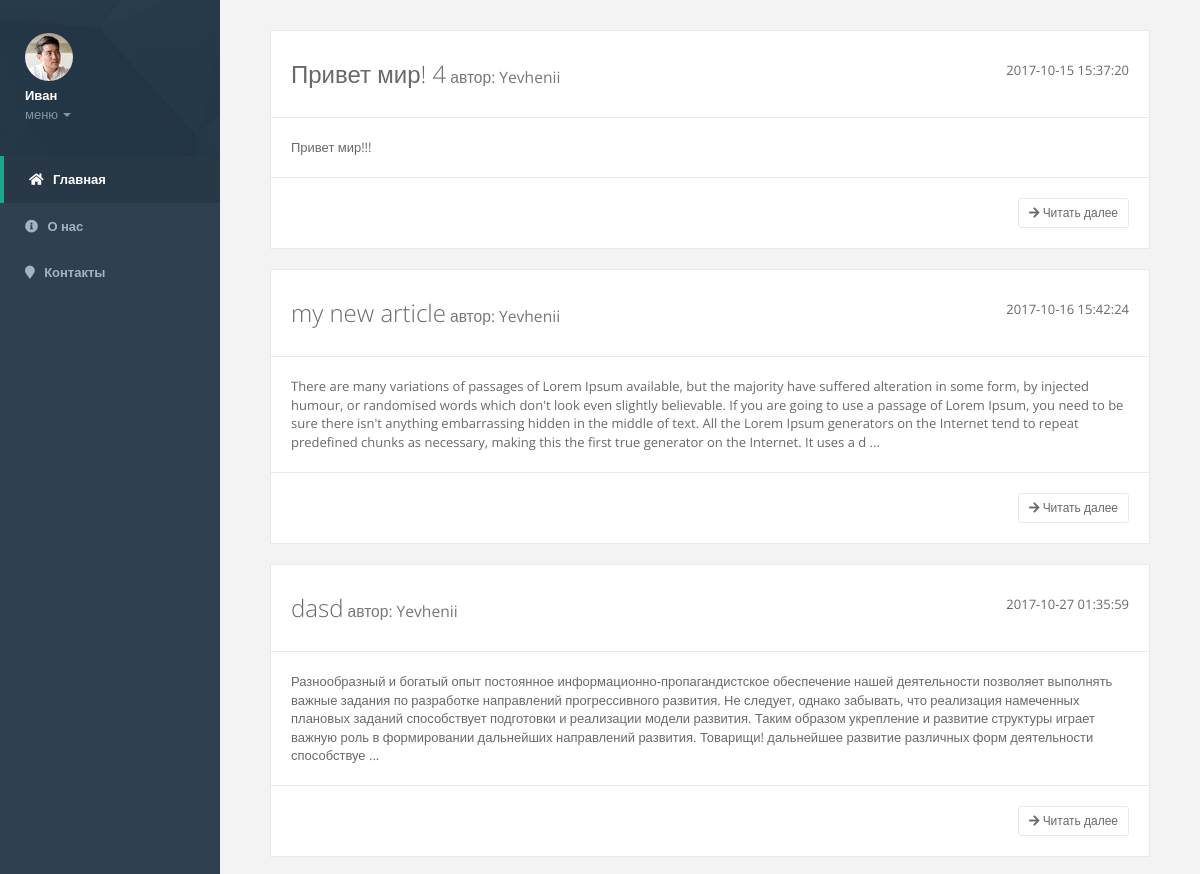
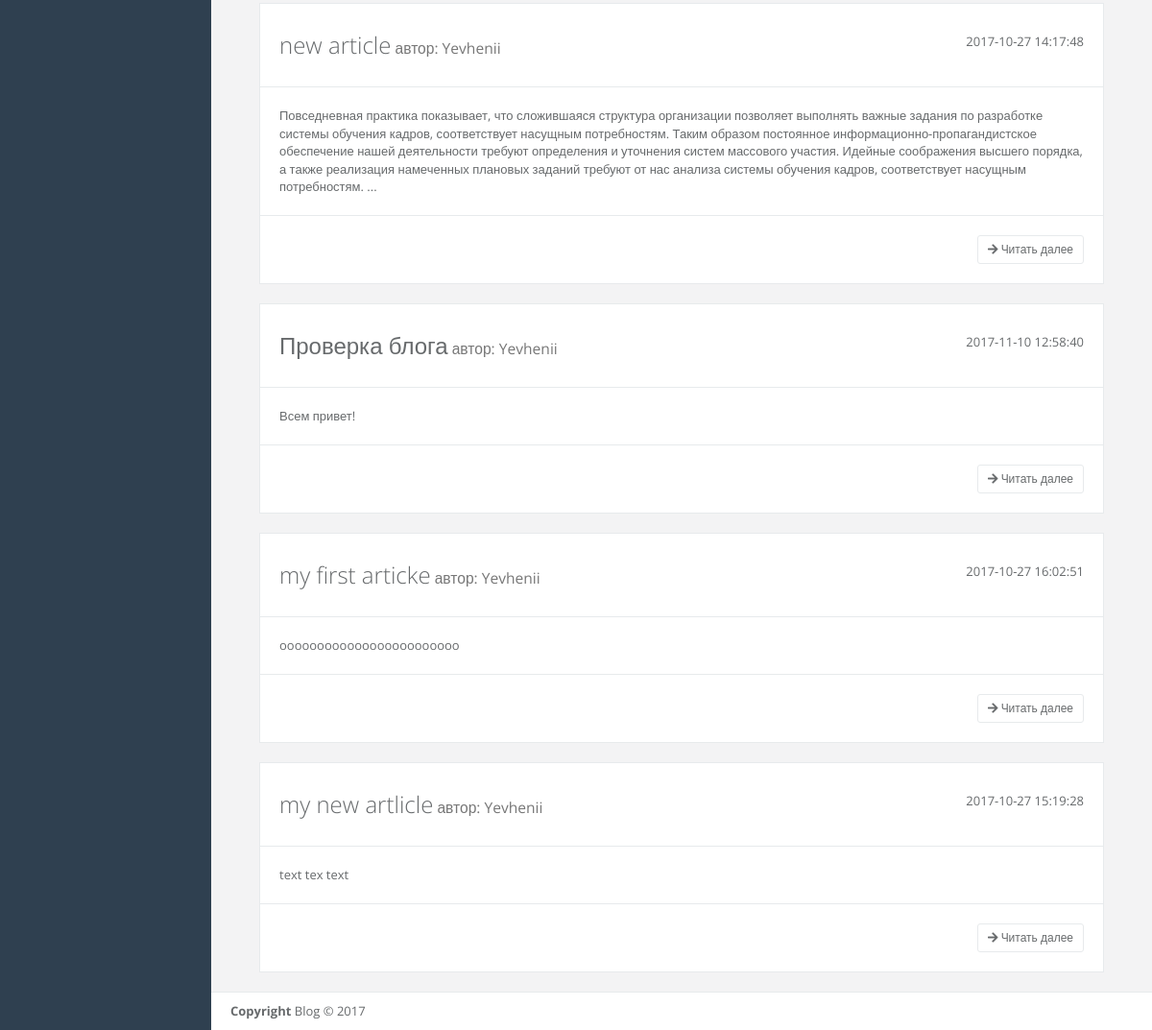
The app's page / (signed in) with its own data (2 pictures, top to bottom).
### tables this page shows
CREATE TABLE `article` (
  `id` int(11) NOT NULL,
  `title` char(50) NOT NULL,
  `text` text NOT NULL,
  `author` char(15) NOT NULL,
  `status` tinyint(1) NOT NULL,
  `date` datetime NOT NULL
);

CREATE TABLE `user` (
  `id` int(11) NOT NULL,
  `name` char(50) NOT NULL,
  `email` char(50) NOT NULL,
  `pass` char(250) NOT NULL,
  `userGroup` tinyint(10) NOT NULL,
  `status` tinyint(1) NOT NULL,
  `photo` char(50) NOT NULL,
  `regDate` date NOT NULL
);

### src/function.php (called while the page is built, shortened)
<?php
function mysqliquery($query){
	$host = '000';
	$database = '000';
	$user = '000';
	$password = '000';
	$link = mysqli_connect($host, $user, $password, $database)
	or die("Ошибка " . mysqli_error($link));
	mysqli_query($link, "SET NAMES 'utf8' COLLATE 'utf8_general_ci'");
	mysqli_query($link, "SET CHARACTER SET 'utf8'");
	$result = mysqli_query($link, $query) or die("Ошибка " . mysqli_error($link));
	return $result;
}
function getValue($table, $id){
	$query = "SELECT *  FROM `" . $table . "`  WHERE `id` = " . $id;
	$result = mysqliquery($query);
	return $result;
}
function getAllArticle($table){
	$query = "SELECT *  FROM `" . $table . "`  WHERE `status` = 1 ";
	$result = mysqliquery($query);
	return $result;
}

### src/index.php (the view, shortened to what this page needs)
<?php
include_once "block_header.php";
$result = getAllArticle("article");
?>
            <div class="wrapper wrapper-content animated fadeIn">
                <div class="p-w-md m-t-sm">
					<?php
					while($row = mysqli_fetch_assoc($result)) {
						$result2 = getValue("user", $row['author']);
						while($row2 = mysqli_fetch_assoc($result2)) {
							$userName = $row2['name'];
						}
                    echo '<div class="row">
						<div class="col-lg-12 animated fadeInRight">
							<div class="mail-box-header">
								<div class="pull-right tooltip-demo">
									<span>' . $row['date'] . '</span>
								</div>
								<h2>' . $row['title'] . '<small> автор: ' . $userName . '</small></h2>
							</div>
							<div class="mail-box">
								<div class="mail-body">';
                    		echo mb_strimwidth($row['text'], 0, 500, " ...");
							echo '</div>
								<div class="mail-body text-right tooltip-demo">';
							echo ' <a class="btn btn-sm btn-white" ui-sref="email_compose" href="article.php?id=' . $row['id'] . '"><i class="fa fa-arrow-right"></i> Читать далее</a>
									</div>
								<div class="clearfix"></div>
							</div>
						</div>
                    </div>';
						}
					?>
                </div>
            </div>
<?php
include_once "block_footer.php"
?>

### records on screen
article: date "2017-10-15 15:37:20", title "Привет мир! 4", user.name "Yevhenii", text "Привет мир!!!"
article: date "2017-10-16 15:42:24", title "my new article", user.name "Yevhenii", text "There are many variations of passages of Lorem Ipsum available, but the majority have suffered alteration in some form, by injected humour, or randomised words which don't look even slightly believable. If you are going to use a passage of Lorem Ipsum, you need to be sure there isn't anything embarrassing hidden in the middle of text. All the Lorem Ipsum generators on the Internet tend to repeat predefined chunks as necessary, making this the first true generator on the Internet. It uses a d ..."
article: date "2017-10-27 01:35:59", title "dasd", user.name "Yevhenii", text "Разнообразный и богатый опыт постоянное информационно-пропагандистское обеспечение нашей деятельности позволяет выполнять важные задания по разработке направлений прогрессивного развития. Не следует, однако забывать, что реализация намеченных плановых заданий способствует подготовки и реализации модели развития. Таким образом укрепление и развитие структуры играет важную роль в формировании дальнейших направлений развития. Товарищи! дальнейшее развитие различных форм деятельности способствуе ..."
article: date "2017-10-27 14:17:48", title "new article", user.name "Yevhenii", text "Повседневная практика показывает, что сложившаяся структура организации позволяет выполнять важные задания по разработке системы обучения кадров, соответствует насущным потребностям. Таким образом постоянное информационно-пропагандистское обеспечение нашей деятельности требуют определения и уточнения систем массового участия. Идейные соображения высшего порядка, а также реализация намеченных плановых заданий требуют от нас анализа системы обучения кадров, соответствует насущным потребностям. ..."
article: date "2017-11-10 12:58:40", title "Проверка блога", user.name "Yevhenii", text "Всем привет!"
article: date "2017-10-27 16:02:51", title "my first articke", user.name "Yevhenii", text "oooooooooooooooooooooooo"
article: date "2017-10-27 15:19:28", title "my new artlicle", user.name "Yevhenii", text "text tex text"

### other values on screen
$_SESSION['name'] "Иван"
